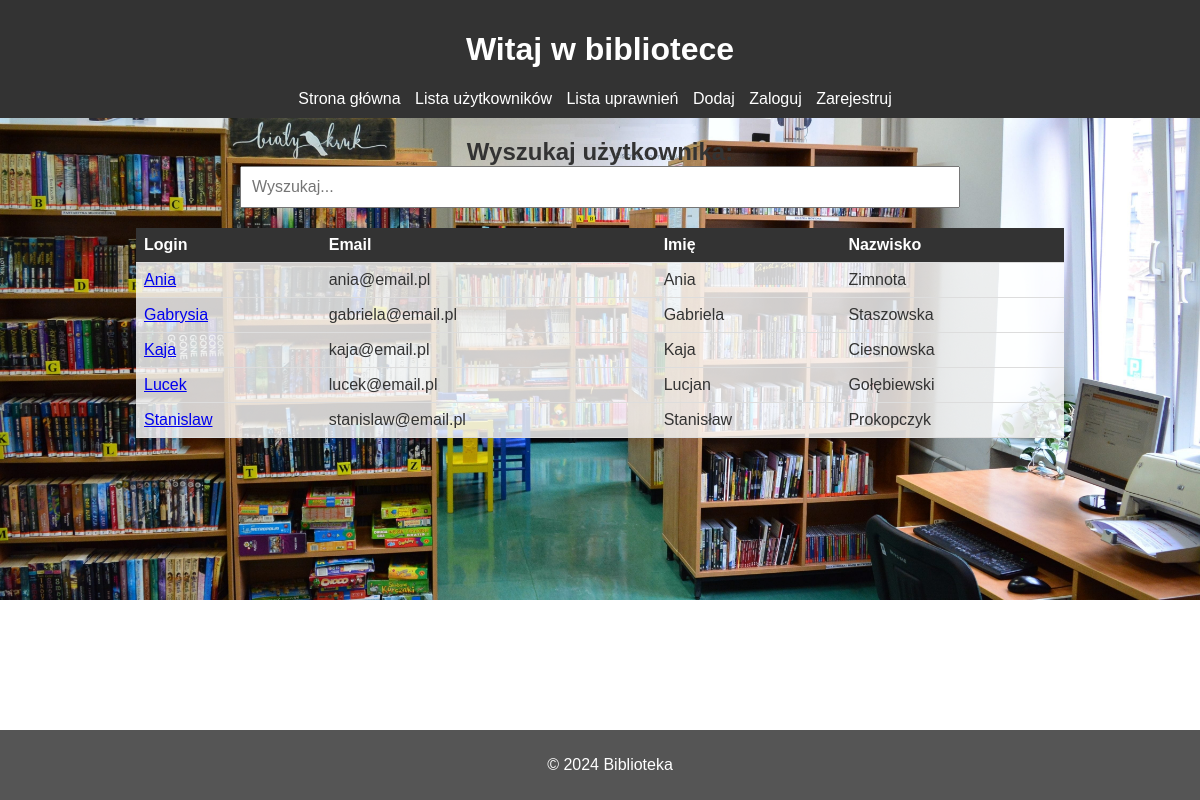
/add-book-permission, run on an earlier commit of the app's database.
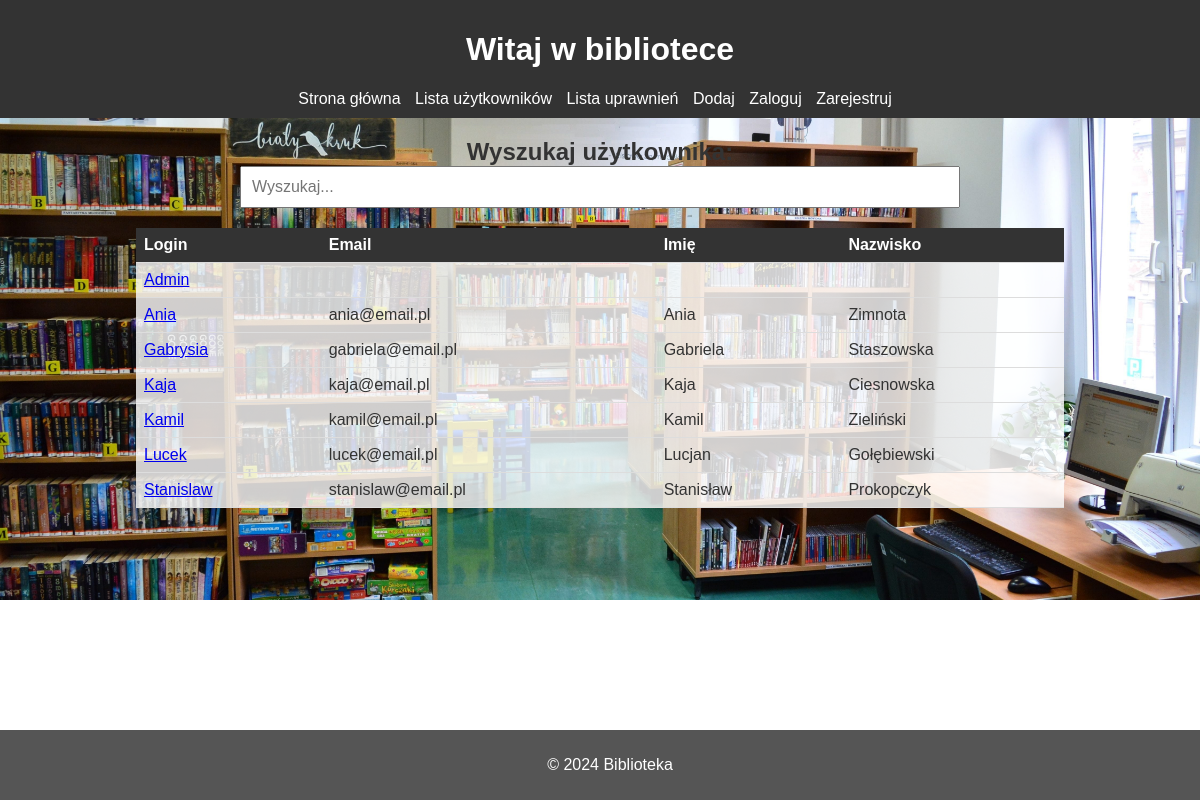
And on a later commit of the database.
### uzytkownicy/models.py (models this page shows, shortened)
class User(AbstractUser):
    choices = [(0, 'Męźczyzna'),
               (1, 'Kobieta')]
    Telefon = models.CharField(max_length=9,null=False, validators=[regex_telefon])
    Pesel = models.CharField(max_length=11, unique=True, null=False, validators=[regex_pesel, validate_pesel])
    Data_urodzenia = models.DateField(null = False)
    password_db = models.CharField(max_length=15, null=False, blank=False, validators=[password_validator])
    generated_password = models.CharField(max_length=15, null=False, blank=False, validators=[password_validator])
    Plec = models.IntegerField(choices=choices, null=False)
    pracownik = models.BooleanField(default = False)
    utworzony = models.DateTimeField(auto_now_add=True)
    edytowany = models.DateTimeField(auto_now=True)
    is_deleted = models.BooleanField(default=False)
    REQUIRED_FIELDS = ['Telefon', 'Pesel', 'Data_urodzenia', 'Plec']

### uzytkownicy/views.py (the view)
# urls.py: path('add-book-permission', views.addBookPermission, name='add-book-permission'),
def addBookPermission(request):
    permission = Permissions.objects.filter(Add_books=True)
    users = []
    for x in permission:
        users.append(User.objects.get(id=x.User.id))
    context = {'object_list':users}
    return render(request, 'listUsers.html', context=context)

### uzytkownicy/templates/listUsers.html (shortened to what this page needs)
<!DOCTYPE html>
{% load static %}
<html lang="en">
<head>
</head>
<body>
    <header>
        <h1>Witaj w bibliotece</h1>
        <nav>
            <ul>
                <li><a href="{% url 'home' %}">Strona główna</a></li>
                <li><a href="{% url 'users' %}">Lista użytkowników</a></li>
                <li><a href="{% url 'list-permissions' %}">Lista uprawnień</a></li>
                <li><a href="{% url 'addUser' %}">Dodaj</a></li>
                {% if user.is_authenticated %}
                <li><a href="{% url 'logout' %}">Wyloguj</a></li>
            {% else %}
                <li><a href="{% url 'login' %}">Zaloguj</a></li>
                <li><a href="{% url 'register' %}">Zarejestruj</a></li>
            {% endif %}
            </ul>
        </nav>
    </header>
    <main>
        <form action="" method="get">
            <label for="search">Wyszukaj użytkownika:</label>
            <br>
            <input id="search" name="q" type="text" placeholder="Wyszukaj...">
        </form>
        <table>
            <tr>
                <th>Login</th>
                <th>Email</th>
                <th>Imię</th>
                <th>Nazwisko</th>
            </tr>
            {% for user in object_list %}
            <tr>
                <td><a href="{% url 'user' user.id %}">{{ user.username }}</a></td>
                <td>{{ user.email }}</td>
                <td>{{ user.first_name }}</td>
                <td>{{ user.last_name }}</td>
            </tr>
            {% endfor %}
        </table>
    </main>
    <footer>
        <p>&copy; 2024 Biblioteka</p>
    </footer>
</body>
</html>

What changed in the data, as far as the page shows it:
now on this page (row edited): User: username "Admin"
now on this page (row edited): User: username "Kamil", email "kamil@email.pl", first_name "Kamil", last_name "Zieliński"
